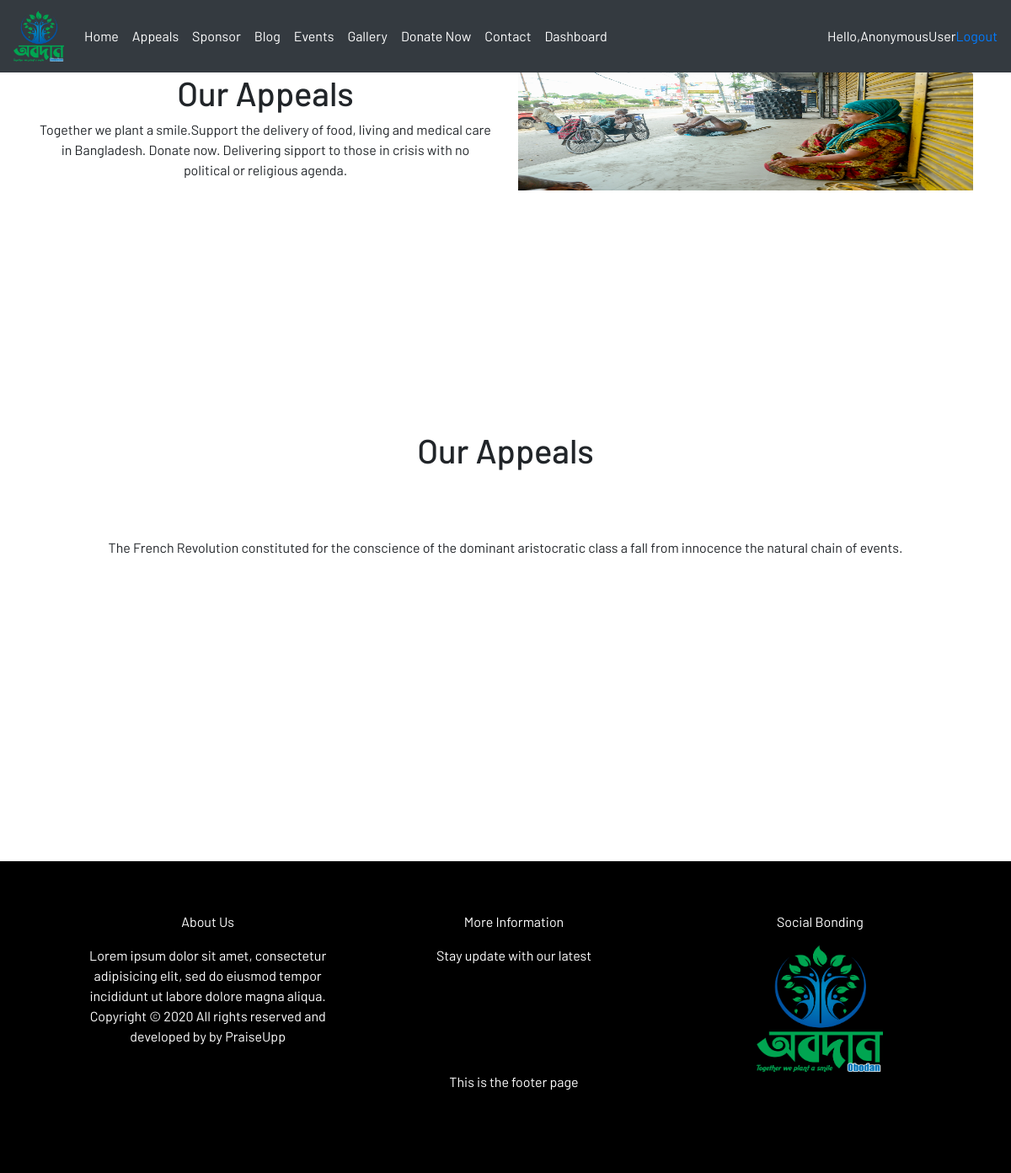
/appeals, run on an earlier commit of the app's database.
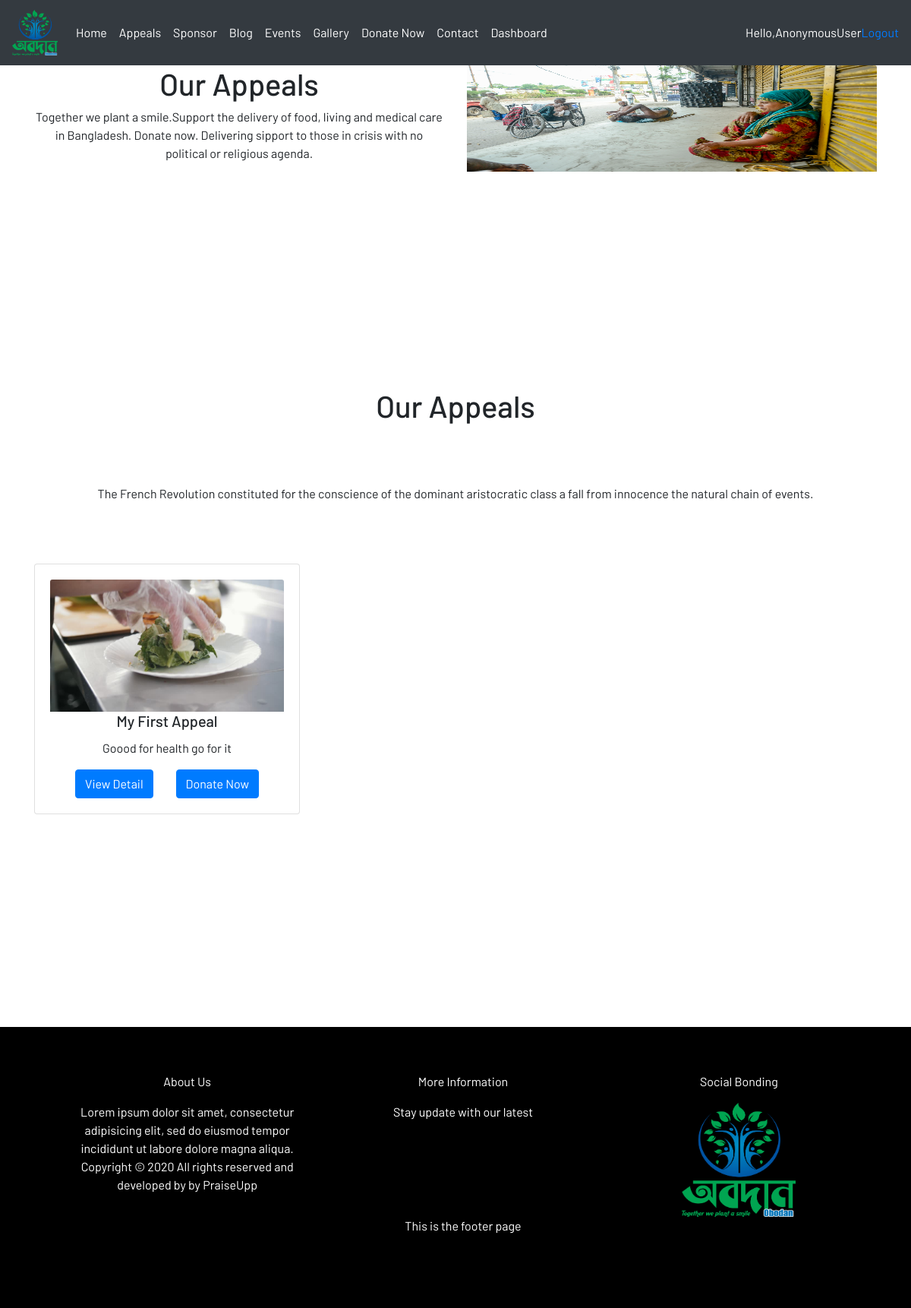
And on a later commit of the database.
### webmanager/models.py (models this page shows, shortened)
class Appeal(models.Model):
    appeal_title = models.CharField(max_length=100)
    appeal_desc = models.TextField(max_length=1000)
    appeal_pic = models.ImageField(null=True, blank=True)
    created_at = models.DateTimeField(null=True, blank=True)
    updated_on = models.DateTimeField(auto_now=True)

### webmanager/views.py (the view)
# urls.py: path('appeals', views.appeals, name="appeals"),
def appeals(request):
    appeals = Appeal.objects.all()
    context = {'appeals': appeals}
    return render(request, 'webmanager/appeals.html', context)

### webmanager/templates/webmanager/appeals.html
{% extends 'webmanager/main.html' %} {% block content %} {% load static%}
<section>
    <div class="container text-center">
      <div class="row">
        <div class="col-lg-6">
          <h1>Our Appeals</h1>
          <p>
            Together we plant a smile.Support the delivery of food, living and
            medical care in Bangladesh. Donate now. Delivering sipport to those in
            crisis with no political or religious agenda.
          </p>
        </div>
        <div class="col-lg-6">
          <img
            src="{% static '/img/assets/khulna3.jpg' %}"
            class="card-img-top img-fluid"
            alt="..." style="height: 140px;"
          />
        </div>
      </div>
    </div>
  </section>
<section>
  <div class="container section-gap">
    <div class="text-center">
      <h1>Our Appeals</h1>
      <p class="title-gap">
        The French Revolution constituted for the conscience of the dominant
        aristocratic class a fall from innocence the natural chain of events.
      </p>
    </div>
    <div class="row text-center title-gap">
      {% for appeal in appeals %}
      <div class="col-lg-4">
        <div class="card" style="">
          <div class="card-body">
            <img
              src="{{ appeal.appeal_pic.url }}"
              class="card-img-top img-fluid"
              alt="..."
            />
            <h5 class="card-title">{{appeal.appeal_title}}</h5>
            <p class="card-text">
              {{appeal.appeal_desc}}
            </p>
            <a href="#" class="btn btn-primary">View Detail</a
            ><a href="{%url 'donation' %}" class="btn btn-primary button-margin">Donate Now</a>
          </div>
        </div>
      </div>
       {% endfor %}
    </div>
  </div>
</section>
    {% endblock %}

### webmanager/templates/webmanager/main.html (shortened to what this page needs)
{% load static %}
<doctype html>
  <html lang="en">
    <head>
      <link
        rel="stylesheet"
        href="https://stackpath.bootstrapcdn.com/bootstrap/4.4.1/css/bootstrap.min.css"
      />
      <link rel="stylesheet" href="{% static '/css/main.css' %}" />
    </head>
    <body>
      {% include 'webmanager/navbar.html' %} {% block content %} {% endblock %}
      <section class="">
        <div class="container-fluid text-center section-gap site-footer">
          <div class="row">
            <div class="col-lg-4 text-white">
              <p>About Us</p>
              <p>
                Lorem ipsum dolor sit amet, consectetur adipisicing elit, sed do
                eiusmod tempor incididunt ut labore dolore magna aliqua.
                Copyright © 2020 All rights reserved and developed by by
                PraiseUpp
              </p>
            </div>
            <div class="col-lg-4 text-white">
              <p>More Information</p>
              <p>Stay update with our latest</p>
            </div>
            <div class="col-lg-4 text-white">
              <p>Social Bonding</p>
              <img
                src="{% static '/img/logo/Obodan.png' %}"
                width="150"
                height="150"
                alt=""
              />
            </div>
          </div>
          <div class="text-white">
            <p>This is the footer page</p>
          </div>
        </div>
      </section>
    </body></html
></doctype>

### webmanager/templates/webmanager/navbar.html (shortened to what this page needs)
{% load static %}
<nav class="navbar navbar-expand-lg sticky-top navbar-light bg-dark">
  <a class="navbar-brand" href="#">
    <img
      src="{% static '/img/logo/Obodan.png'%}"
      width="60"
      height="60"
      alt=""
    />
  </a>
  <div class="collapse navbar-collapse" id="navbarNavAltMarkup">
    <div class="navbar-nav">
      <a class="nav-item nav-link active text-white" href="{%url 'home' %}"
        >Home <span class="sr-only">(current)</span></a
      >
      <a class="nav-item nav-link text-white" href="{%url 'appeals' %}"
        >Appeals</a
      >
      <a class="nav-item nav-link text-white" href="{%url 'sponsor' %}"
        >Sponsor</a
      >
      <a class="nav-item nav-link text-white" href="{%url 'blog' %}">Blog</a>
      <a class="nav-item nav-link text-white" href="{%url 'events' %}"
        >Events</a
      >
      <a class="nav-item nav-link text-white" href="{%url 'gallery' %}"
        >Gallery</a
      >
      <a class="nav-item nav-link text-white" href="{%url 'donation' %}"
        >Donate Now</a
      >
      <a class="nav-item nav-link text-white" href="{%url 'contact' %}"
        >Contact</a
      >
      <a class="nav-item nav-link text-white" href="{%url 'dashboard' %}"
        >Dashboard</a
      >
    </div>
  </div>
  <span class="text-white">Hello,{{request.user}}</span>
  <span><a href="{% url 'logout'%}">Logout</a></span>
</nav>

### static/css/main.css (style rules this page uses)
body { font-family: "Barlow", sans-serif; }
.section-gap { margin-top: 280px; }
.title-gap { margin-top: 80px; }
.site-footer { background-color: black; padding: 60px 60px 80px 80px; }
.button-margin { margin-left: 30px; }

What changed in the data, as far as the page shows it:
added Appeal: appeal_pic (picture), appeal_title "My First Appeal", appeal_desc "Goood for health go for it"
